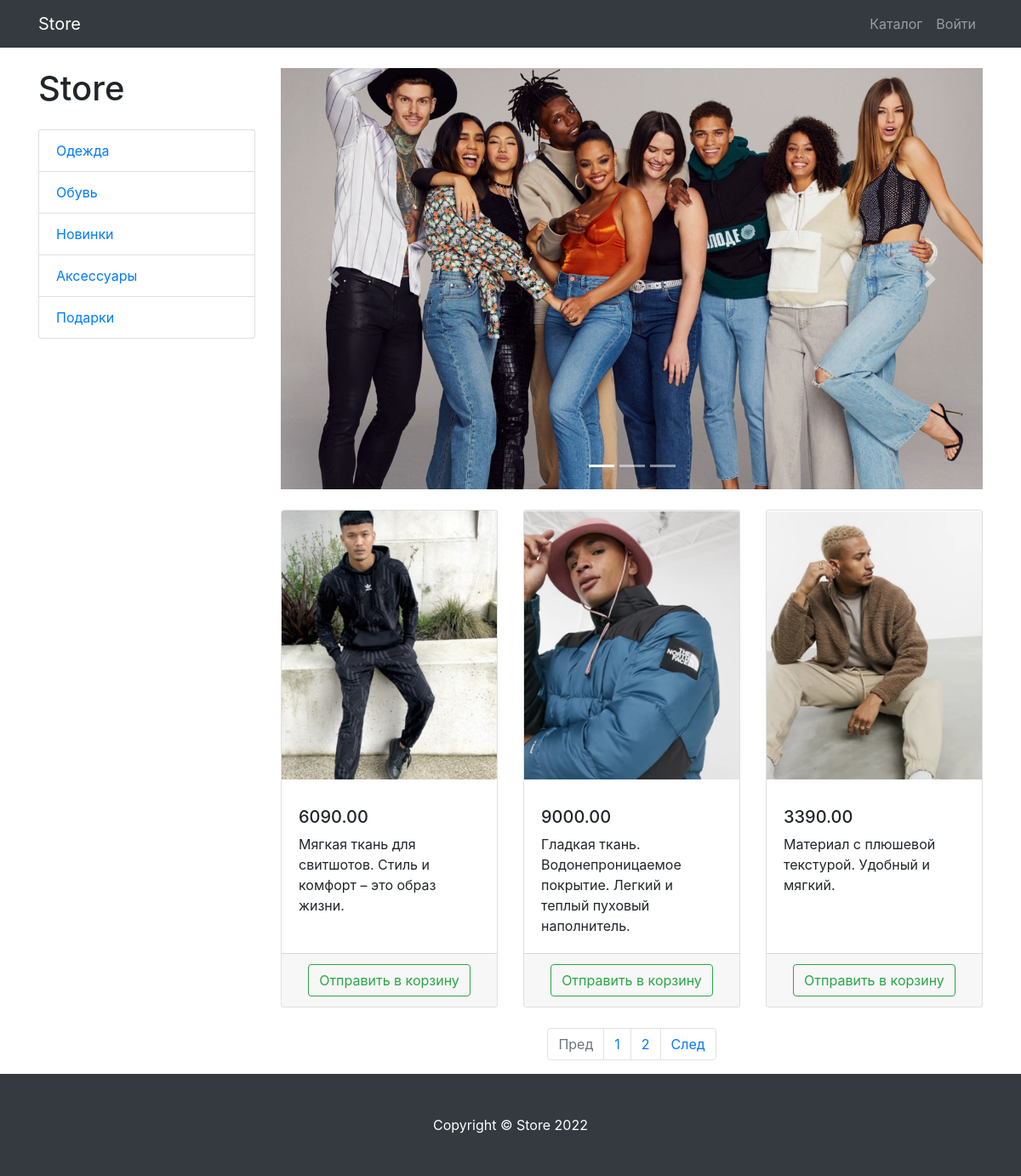
The app's page /product/ with its own data.
### products/models.py (models this page shows, shortened)
class ProductCategory(models.Model):
    name = models.CharField(max_length=128)
    description = models.TextField(null=True,blank=True)
    class Meta:
        verbose_name = 'Category'
        verbose_name_plural = 'Categories'

class Product(models.Model):
    name = models.CharField(max_length=250)
    description = models.TextField()
    price = models.DecimalField(max_digits=6,decimal_places=2)
    quantity = models.PositiveIntegerField(default=0)
    image = models.ImageField(upload_to='products_images')
    category = models.ForeignKey(to=ProductCategory,on_delete=models.CASCADE)
    class Meta:
        verbose_name = 'Product'
        verbose_name_plural = 'Products'

### products/views.py (the view)
# urls.py: path('',ProductsListView.as_view(),name='index'),
class ProductsListView(TitleMixin,ListView):
    model = Product
    template_name = 'products/products.html'
    paginate_by = 3
    title = 'Store - Каталог'
    def get_queryset(self):
        queryset = super().get_queryset()
        category_id = self.kwargs.get('category_id')
        return queryset.filter(category_id=category_id) if category_id else queryset
    def get_context_data(self):
        context = super().get_context_data()
        context['categories'] = ProductCategory.objects.all()
        return context

### common/views.py (called while the page is built)
    def get_context_data(self,**kwargs):
        context = super(TitleMixin, self).get_context_data(**kwargs)
        context['title'] = self.title
        return context

### products/context_processors.py (called while the page is built)
def basket(request):
    return {'baskets':Basket.objects.filter(user=request.user) if request.user.is_authenticated else []}

### products/templates/products/products.html (shortened to what this page needs)
{% extends 'products/base.html' %}
{% load static %}
{% block css %}
    <link href= " {% static "vendor/css/products.css"%} " rel="stylesheet">
{% endblock %}
{% block content %}
<div class="container">
    <div class="row">
        <div class="col-lg-3">
            <h1 class="my-4">Store</h1>
            <div class="list-group">
                {% for category in categories %}
                    <a href="{% url 'products:category' category.id %}" class="list-group-item">{{ category.name }}</a>
                {% endfor %}
            </div>
        </div>
        <div class="col-lg-9">
            <div id="carouselExampleIndicators" class="carousel slide my-4" data-ride="carousel">
                <ol class="carousel-indicators">
                    <li data-target="#carouselExampleIndicators" data-slide-to="0" class="active"></li>
                    <li data-target="#carouselExampleIndicators" data-slide-to="1"></li>
                    <li data-target="#carouselExampleIndicators" data-slide-to="2"></li>
                </ol>
                <div class="carousel-inner" role="listbox">
                    <div class="carousel-item active">
                        <img class="d-block img-fluid" src=" {% static "vendor/img/slides/slide-1.jpg" %}" alt="First slide">
                    </div>
                </div>
                <a class="carousel-control-prev" href="#carouselExampleIndicators" role="button" data-slide="prev">
                    <span class="carousel-control-prev-icon" aria-hidden="true"></span>
                </a>
                <a class="carousel-control-next" href="#carouselExampleIndicators" role="button" data-slide="next">
                    <span class="carousel-control-next-icon" aria-hidden="true"></span>
                </a>
            </div>
            <div class="row">
                {% for product in object_list %}
                <div class="col-lg-4 col-md-6 mb-4">
                    <div class="card h-100">
                        <a href="#">
                            <img class="card-img-top"
                                 src={{ product.image.url }}
                                 alt="">
                        </a>
                        <div class="card-body">
                            <h5>{{ product.price }}</h5>
                            <p class="card-text">{{ product.description }}</p>
                        </div>
                        <div class="card-footer text-center">
                            <a class="btn btn-outline-success" href="{% url 'products:basket_add'  product.id %}" >
                                Отправить в корзину
                            </a>
                        </div>
                    </div>
                </div>
                {% endfor %}
            </div>
            <nav aria-label="Page navigation example">
                <ul class="pagination justify-content-center">
                    <li class="page-item  {% if not page_obj.has_previous %} disabled{% endif %}">
                        <a class="page-link" href="{% if  page_obj.has_previous %}{% url 'products:paginator' page_obj.previous_page_number%} {% else %} '#'{% endif %}" tabindex="-1" aria-disabled="true">Пред</a>
                    </li>
                    {% for page in page_obj.paginator.page_range %}
                        <li class="page-item"><a class="page-link" href="{% url "products:paginator" page %}">{{ page }}</a></li>
                    {% endfor %}
                    <li class="page-item {% if not page_obj.has_next %} disabled{% endif %}">
                        <a class="page-link" href="{% if page_obj.has_next %}{% url 'products:paginator' page_obj.next_page_number %}{% else %} '#'{% endif %}">След</a>
                    </li>
                </ul>
            </nav>
        </div>
    </div>
</div>
{% endblock %}
{% block footer %}
<footer class="py-5 bg-dark">
    <div class="container">
        <p class="m-0 text-center text-white">Copyright &copy; Store 2022</p>
    </div>
</footer>
{% endblock %}

### records on screen
ProductCategory: name "Одежда"
ProductCategory: name "Обувь"
ProductCategory: name "Новинки"
ProductCategory: name "Аксессуары"
ProductCategory: name "Подарки"
Product: image (picture), price "6090.00", description "Мягкая ткань для свитшотов. Стиль и комфорт – это образ жизни."
Product: image (picture), price "9000.00", description "Гладкая ткань. Водонепроницаемое покрытие. Легкий и теплый пуховый наполнитель."
Product: image (picture), price "3390.00", description "Материал с плюшевой текстурой. Удобный и мягкий."

### other values on screen
{{ page }} "1" "2"
